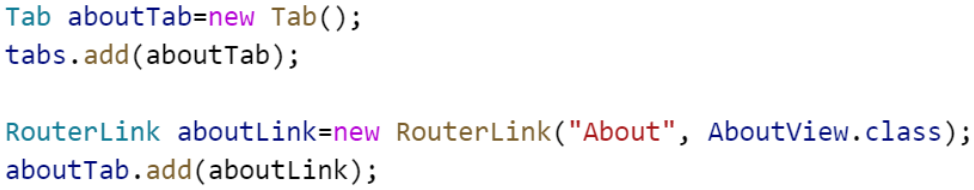
#> input picture Flask_Server/test1.png, 974 x 190 px
$ python test.py
#> lines starting #> are read from the running program, lines starting #| are printed output that depends on the picture
from PIL import Image
import pytesseract
import cv2
import numpy as np


pytesseract.pytesseract.tesseract_cmd = '/usr/bin/tesseract'
img = cv2.imread(('test1.png'), 0)
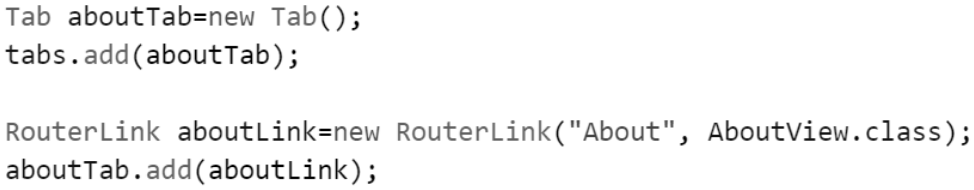
#> img: shape (190, 974); min 0, max 255, mean 244.2

nwidth = 4000
height, width = img.shape
#> height = 190; width = 974
ratio = float(nwidth)/width
#> ratio = 4.11
nheight = int(height*ratio)
#> nheight = 780
nimg = cv2.resize(img, (nwidth, nheight), interpolation=cv2.INTER_CUBIC)
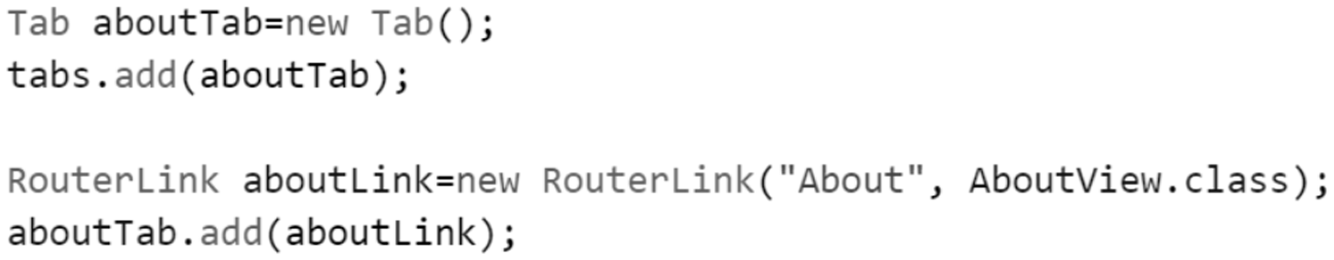
#> nimg: shape (780, 4000) (shown at 1/3 size); min 0, max 255, mean 244.1
#> (the run stopped early here; a loop or call above may not have finished)

$ run again, with Flask_Server/test2.png copied over Flask_Server/test1.png
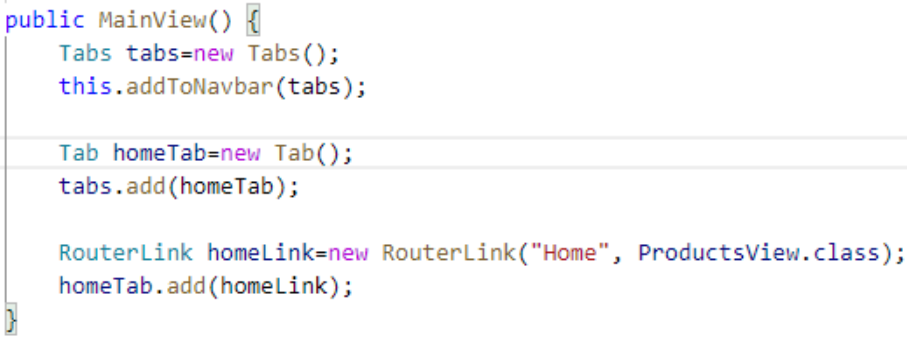
#> input picture Flask_Server/test2.png, 907 x 337 px
#> `img = cv2.imread(('test1.png'), 0)`:
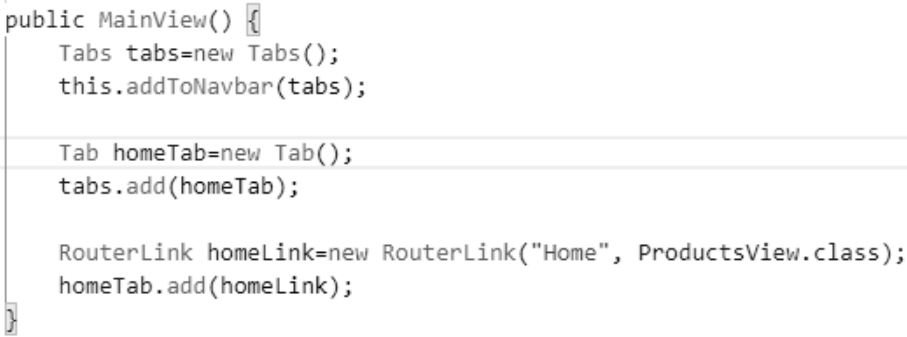
#> img: shape (337, 907); min 6, max 255, mean 247.8

$ run again, with Flask_Server/test.png copied over Flask_Server/test1.png
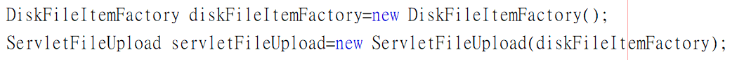
#> input picture Flask_Server/test.png, 746 x 60 px
#> `img = cv2.imread(('test1.png'), 0)`:
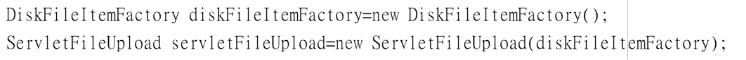
#> img: shape (60, 746); min 0, max 255, mean 239.9
#> `nimg = cv2.resize(img, (nwidth, nheight), interpolation=cv2.INTER_CUBIC)`:
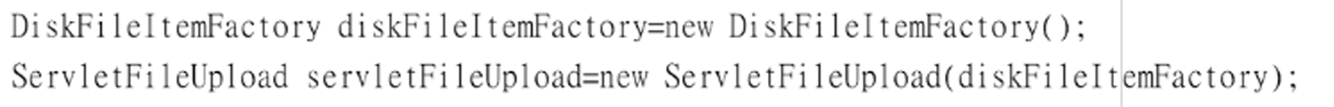
#> nimg: shape (321, 4000) (shown at 1/3 size); min 0, max 255, mean 239.3
